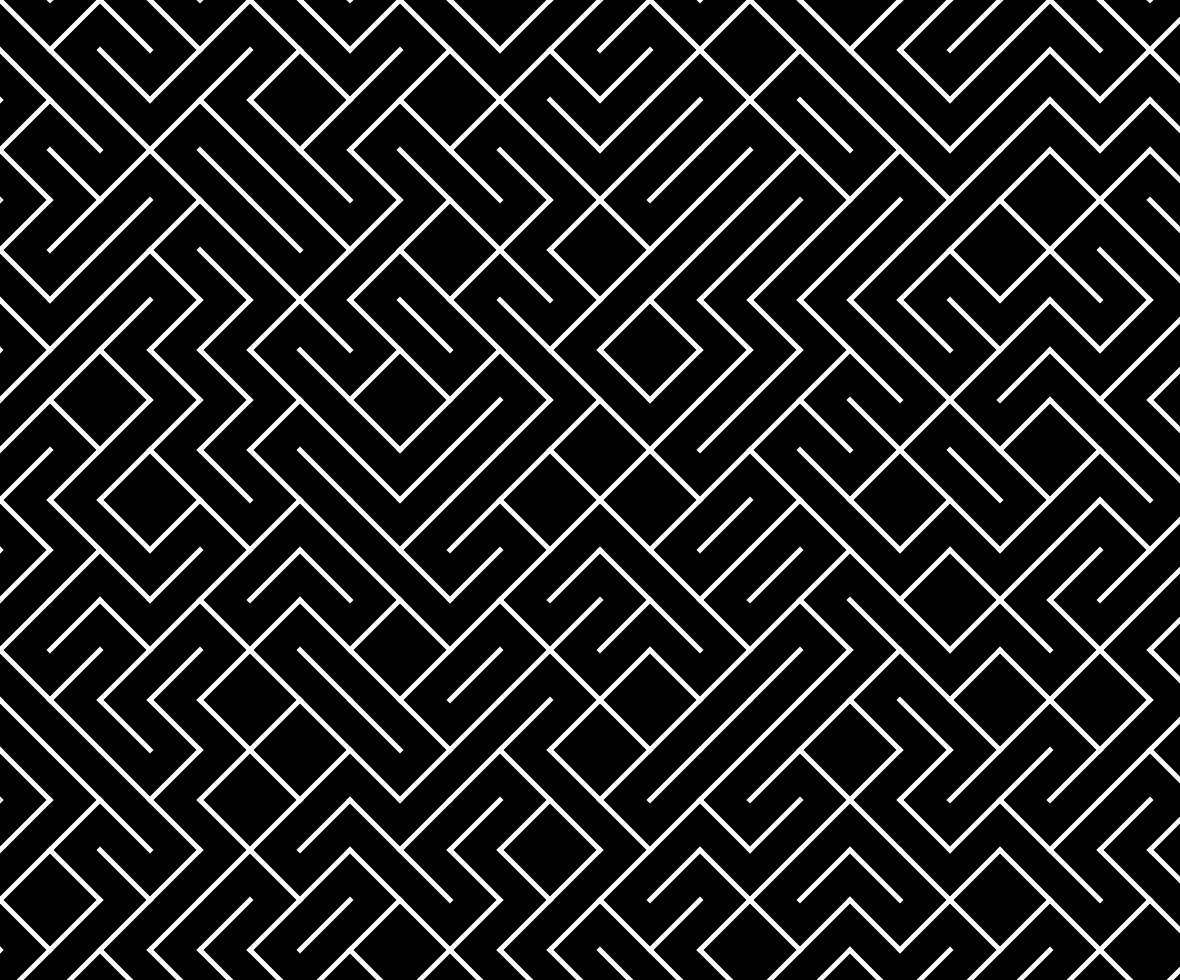
Frame 1 (no input)
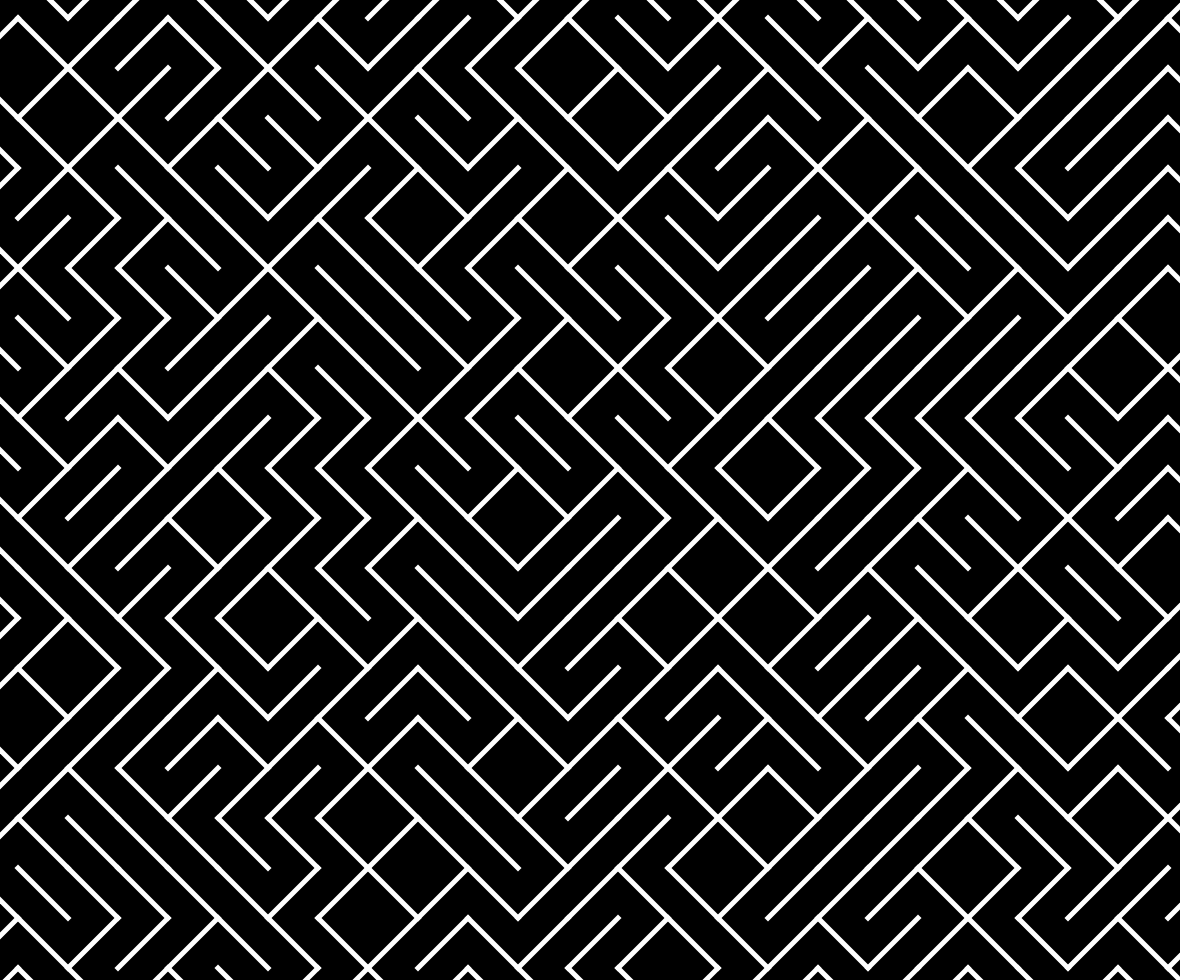
Frame 60 (no input)
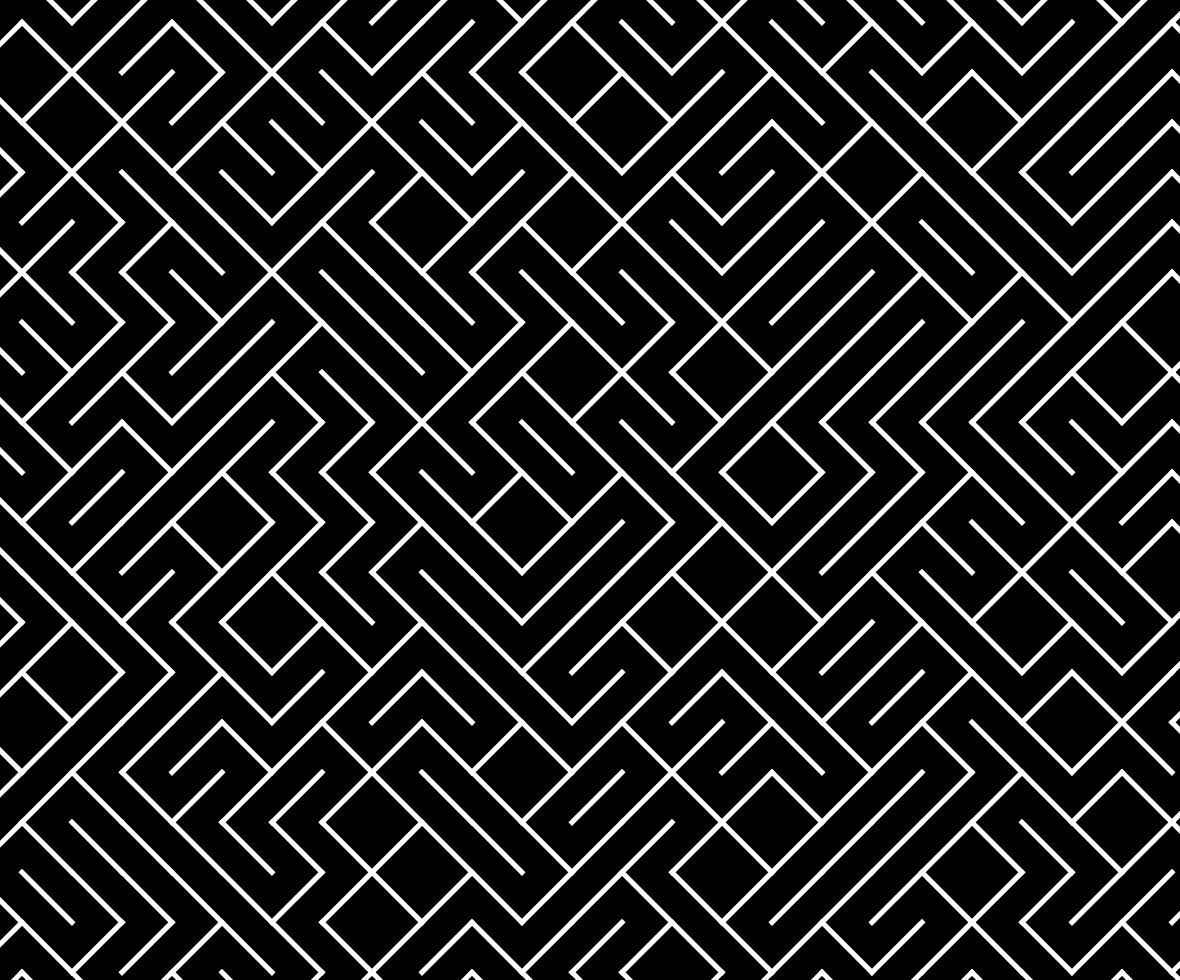
Frame 120 (the mouse pressed at the canvas centre since frame 60)

The p5.js sketch that drew these frames (run headless with seeded random() and noise() and a simulated clock; from frame 60 on, the mouse is pressed at the canvas centre):

// p5.js sketch
// ── sketch.js
let size = 50
let time = 0;
let offset = [0, 0];
let cellGrid = {};
let img0;
let img1;

function setup() {
  createCanvas(windowWidth - 20, windowHeight - 20);
  stroke(255);
  frameRate(30);
  strokeCap(PROJECT);
}

function drawMaze() {
  for (let dx = -size; dx < windowWidth + size; dx += size) {
    for (let dy = -size; dy < windowHeight + size;
        dy += size) {
      let gx = floor(dx / size) 
        - floor(offset[0] / size)
        - (offset[0] < 0 ? 1 : 0);
      let gy = floor(dy / size) 
        - floor(offset[1] / size)
        - (offset[1] < 0 ? 1 : 0);
      if (!([gx, gy] in cellGrid)) {
        cellGrid[[gx, gy]] = random() < .5 ? 0 : 1;
      }
      strokeWeight(size / 10);
      stroke(255);
      cellGrid[[gx, gy]]
        ? line(dx + offset[0] % size,
            dy + offset[1] % size,
            dx + offset[0] % size + size,
            dy + offset[1] % size + size,)
        : line(dx + offset[0] % size + size,
            dy + offset[1] % size,
            dx + offset[0] % size,
            dy + offset[1] % size + size,);
    }
  }
}

function draw() {
  background(0);
  drawMaze();
  offset[0] -= (mouseX - windowWidth / 2) / windowWidth * 4;
  offset[1] -= (mouseY - windowHeight / 2) / windowHeight * 4;
}

function windowResized() {
  resizeCanvas(windowWidth - 20, windowHeight - 20);
}
